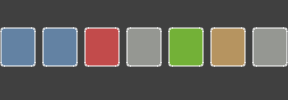
        <widget class="QWidget" name="PlayerButtons" native="true">
         <property name="sizePolicy">
          <sizepolicy hsizetype="Expanding" vsizetype="Preferred">
           <horstretch>0</horstretch>
           <verstretch>0</verstretch>
          </sizepolicy>
         </property>
         <property name="styleSheet">
          <string notr="true">background-color: rgba(0, 0, 0, 0.5);</string>
         </property>
         <layout class="QHBoxLayout" name="horizontalLayout">
          <property name="leftMargin">
           <number>0</number>
          </property>
          <property name="topMargin">
           <number>4</number>
          </property>
          <property name="rightMargin">
           <number>0</number>
          </property>
          <property name="bottomMargin">
           <number>10</number>
          </property>
          <item>
           <widget class="QPushButton" name="pushButtonBackToPlayer">
            <property name="sizePolicy">
             <sizepolicy hsizetype="Expanding" vsizetype="Fixed">
              <horstretch>0</horstretch>
              <verstretch>0</verstretch>
             </sizepolicy>
            </property>
            <property name="minimumSize">
             <size>
              <width>0</width>
              <height>40</height>
             </size>
            </property>
            <property name="maximumSize">
             <size>
              <width>16777215</width>
              <height>40</height>
             </size>
            </property>
            <property name="styleSheet">
             <string notr="true">background-color: rgba(114, 159, 207, 0.7);
border-radius: 4px;
border: 2px solid rgba(255,255,255,0.5);
outline: none;</string>
            </property>
            <property name="text">
             <string/>
            </property>
            <property name="icon">
             <iconset>
              <normalon>:/player-hot.png</normalon>
             </iconset>
            </property>
            <property name="iconSize">
             <size>
              <width>32</width>
              <height>32</height>
             </size>
            </property>
           </widget>
          </item>
          <item>
           <widget class="QPushButton" name="pushButtonList">
            <property name="sizePolicy">
             <sizepolicy hsizetype="Expanding" vsizetype="Fixed">
              <horstretch>0</horstretch>
              <verstretch>0</verstretch>
             </sizepolicy>
            </property>
            <property name="minimumSize">
             <size>
              <width>0</width>
              <height>40</height>
             </size>
            </property>
            <property name="maximumSize">
             <size>
              <width>16777215</width>
              <height>40</height>
             </size>
            </property>
            <property name="styleSheet">
             <string notr="true">background-color: rgba(114, 159, 207, 0.7);
border-radius: 4px;
border: 2px solid rgba(255,255,255,0.5);
outline: none;</string>
            </property>
            <property name="text">
             <string/>
            </property>
            <property name="icon">
             <iconset>
              <normalon>:/list-hot.png</normalon>
             </iconset>
            </property>
            <property name="iconSize">
             <size>
              <width>32</width>
              <height>32</height>
             </size>
            </property>
           </widget>
          </item>
          <item>
           <widget class="QPushButton" name="pushButtonPlayerStop">
            <property name="sizePolicy">
             <sizepolicy hsizetype="Expanding" vsizetype="Fixed">
              <horstretch>0</horstretch>
              <verstretch>0</verstretch>
             </sizepolicy>
            </property>
            <property name="minimumSize">
             <size>
              <width>0</width>
              <height>40</height>
             </size>
            </property>
            <property name="maximumSize">
             <size>
              <width>16777215</width>
              <height>40</height>
             </size>
            </property>
            <property name="styleSheet">
             <string notr="true">background-color: rgba(250, 80, 80, 0.7);
border-radius: 4px;
border: 2px solid rgba(255,255,255,0.5);
outline: none;</string>
            </property>
            <property name="text">
             <string/>
            </property>
            <property name="icon">
             <iconset>
              <normalon>:/stop-hot.png</normalon>
             </iconset>
            </property>
            <property name="iconSize">
             <size>
              <width>32</width>
              <height>32</height>
             </size>
            </property>
           </widget>
          </item>
          <item>
           <widget class="QPushButton" name="pushButtonAlbum">
            <property name="sizePolicy">
             <sizepolicy hsizetype="Expanding" vsizetype="Fixed">
              <horstretch>0</horstretch>
              <verstretch>0</verstretch>
             </sizepolicy>
            </property>
            <property name="minimumSize">
             <size>
              <width>0</width>
              <height>40</height>
             </size>
            </property>
            <property name="maximumSize">
             <size>
              <width>16777215</width>
              <height>40</height>
             </size>
            </property>
            <property name="styleSheet">
             <string notr="true">background-color: rgba(186, 189, 182, 0.7);
border-radius: 4px;
border: 2px solid rgba(255,255,255,0.5);
color: rgb(255, 255, 255);
outline: none;</string>
            </property>
            <property name="text">
             <string/>
            </property>
            <property name="icon">
             <iconset>
              <normalon>:/album-hot.png</normalon>
             </iconset>
            </property>
            <property name="iconSize">
             <size>
              <width>32</width>
              <height>32</height>
             </size>
            </property>
           </widget>
          </item>
          <item>
           <widget class="QPushButton" name="pushButtonPlayerPlayList">
            <property name="sizePolicy">
             <sizepolicy hsizetype="Expanding" vsizetype="Fixed">
              <horstretch>0</horstretch>
              <verstretch>0</verstretch>
             </sizepolicy>
            </property>
            <property name="minimumSize">
             <size>
              <width>0</width>
              <height>40</height>
             </size>
            </property>
            <property name="maximumSize">
             <size>
              <width>16777215</width>
              <height>40</height>
             </size>
            </property>
            <property name="styleSheet">
             <string notr="true">background-color: rgba(138, 226, 52, 0.7);
border-radius: 4px;
border: 2px solid rgba(255,255,255,0.5);
outline: none;</string>
            </property>
            <property name="text">
             <string/>
            </property>
            <property name="icon">
             <iconset>
              <normalon>:/play-hot.png</normalon>
             </iconset>
            </property>
            <property name="iconSize">
             <size>
              <width>32</width>
              <height>32</height>
             </size>
            </property>
           </widget>
          </item>
          <item>
           <widget class="QPushButton" name="pushButtonPlayerPause">
            <property name="sizePolicy">
             <sizepolicy hsizetype="Expanding" vsizetype="Fixed">
              <horstretch>0</horstretch>
              <verstretch>0</verstretch>
             </sizepolicy>
            </property>
            <property name="minimumSize">
             <size>
              <width>0</width>
              <height>40</height>
             </size>
            </property>
            <property name="maximumSize">
             <size>
              <width>16777215</width>
              <height>40</height>
             </size>
            </property>
            <property name="styleSheet">
             <string notr="true">background-color: rgba(233, 185, 110, 0.7);
border-radius: 4px;
border: 2px solid rgba(255,255,255,0.5);
outline: none;
</string>
            </property>
            <property name="text">
             <string/>
            </property>
            <property name="icon">
             <iconset>
              <normalon>:/pause-hot.png</normalon>
             </iconset>
            </property>
            <property name="iconSize">
             <size>
              <width>32</width>
              <height>32</height>
             </size>
            </property>
            <property name="flat">
             <bool>false</bool>
            </property>
           </widget>
          </item>
          <item>
           <widget class="QPushButton" name="pushButtonPlayerBack">
            <property name="sizePolicy">
             <sizepolicy hsizetype="Expanding" vsizetype="Fixed">
              <horstretch>0</horstretch>
              <verstretch>0</verstretch>
             </sizepolicy>
            </property>
            <property name="minimumSize">
             <size>
              <width>0</width>
              <height>40</height>
             </size>
            </property>
            <property name="maximumSize">
             <size>
              <width>16777215</width>
              <height>40</height>
             </size>
            </property>
            <property name="font">
             <font>
              <weight>75</weight>
              <bold>true</bold>
             </font>
            </property>
            <property name="styleSheet">
             <string notr="true">background-color: rgba(186, 189, 182, 0.7);
border-radius: 4px;
border: 2px solid rgba(255,255,255,0.5);
color: rgb(255, 255, 255);
outline: none;</string>
            </property>
            <property name="text">
             <string/>
            </property>
            <property name="icon">
             <iconset>
              <normalon>:/home-hot.png</normalon>
             </iconset>
            </property>
            <property name="iconSize">
             <size>
              <width>32</width>
              <height>32</height>
             </size>
            </property>
           </widget>
          </item>
         </layout>
        </widget>
